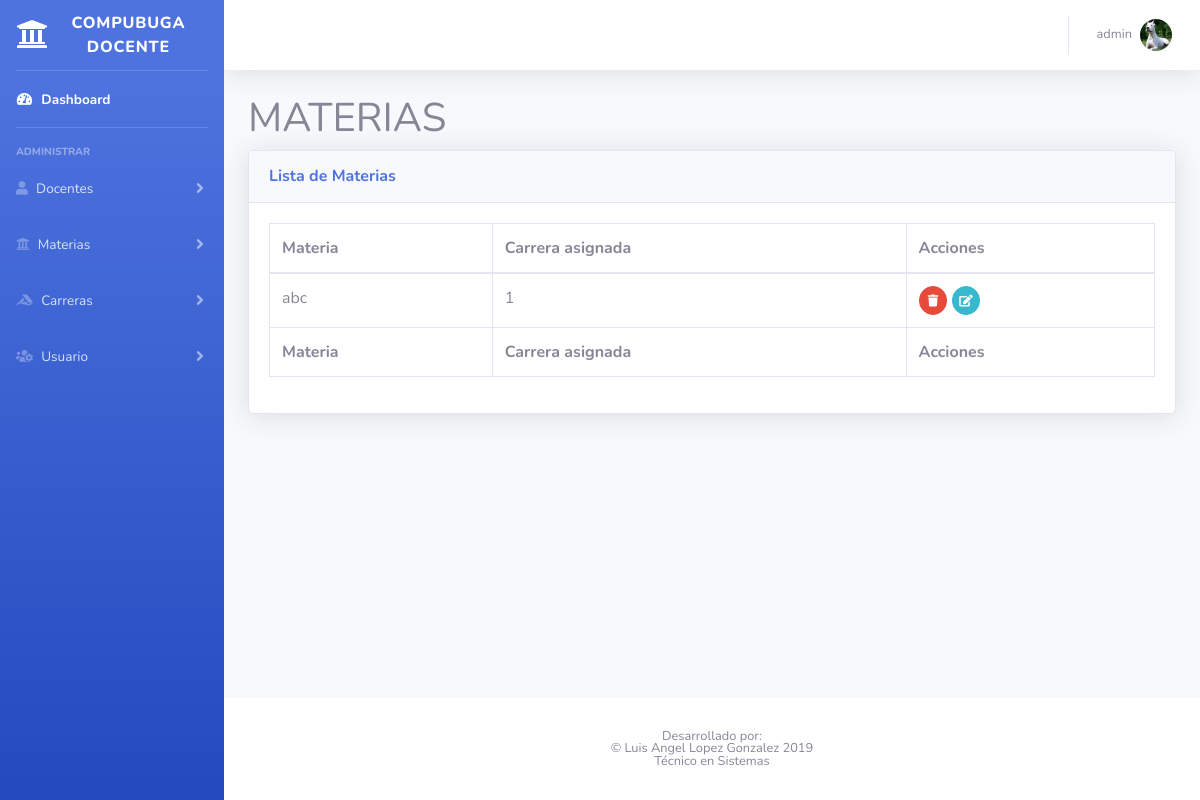
/materias/materiasAdministrarVista.php (signed in), run on an earlier commit of the app's database.
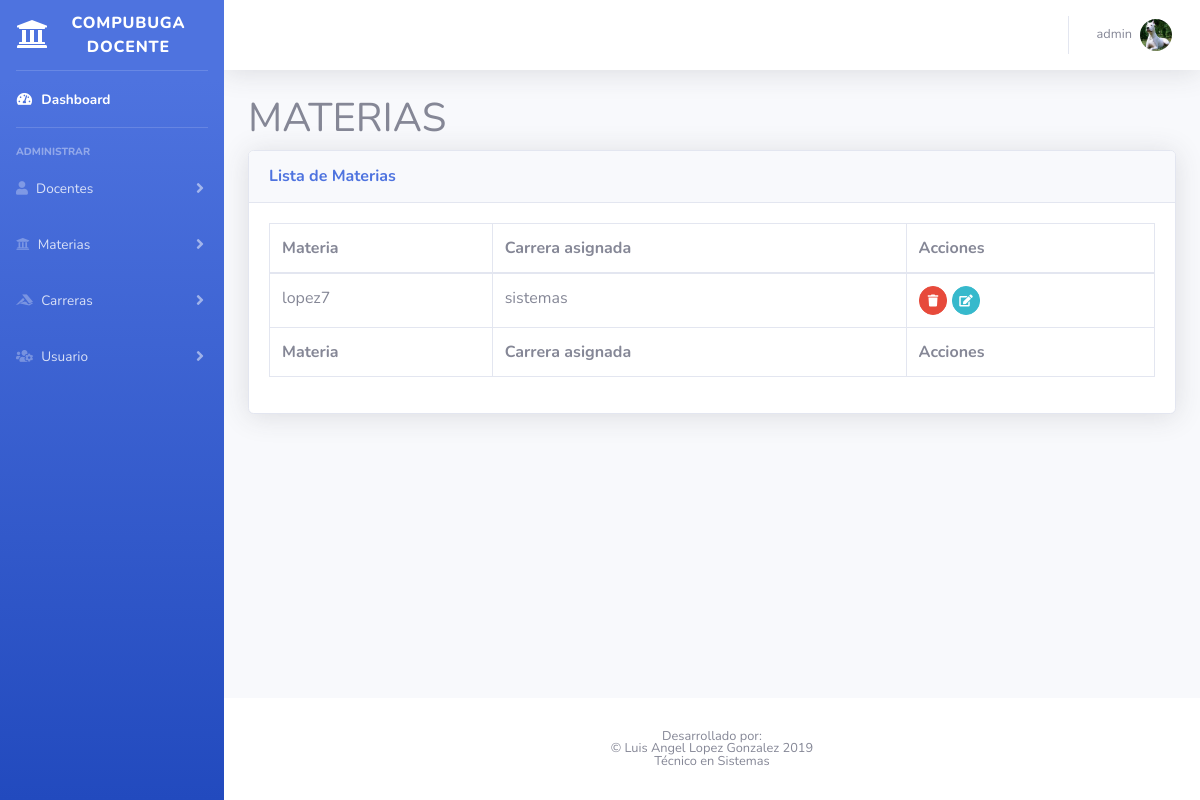
And on a later commit of the database.
### tables this page shows
CREATE TABLE `materia` (
  `id` int(11) NOT NULL,
  `nombre` varchar(100) NOT NULL,
  `carrera` varchar(100) NOT NULL
);

### materias/materiasModelo.php (called while the page is built, shortened)
<?php
include_once '../conexion.php';
class materiasModelo {
    function mostrarTodos() {
        global $link;
        $consulta = "SELECT * FROM `materia`";
        $query = mysqli_query($link, $consulta);
        return $query;
    }
}
?>

### materias/materiasAdministrarVista.php (the view, shortened to what this page needs)
<!DOCTYPE html>
<html lang="en">
    <head>
        <link href="../vendor/fontawesome-free/css/all.min.css" rel="stylesheet" type="text/css">
        <link href="../css/sb-admin-2.min.css" rel="stylesheet">
    </head>
    <body id="page-top">
        <div id="wrapper">
            <?php
            include_once '../componets/menu.php';
            ?>
            <div id="content-wrapper" class="d-flex flex-column">
                <div id="content">
                    <?php
                    include_once '../componets/navBar.php';
                    ?>
                    <div class="container">
                        <h1>MATERIAS</h1>
                        <div class="card shadow mb-4">
                            <div class="card-header py-3">
                                <h6 class="m-0 font-weight-bold text-primary">Lista de Materias</h6>
                            </div>
                            <div class="card-body">
                                <div class="table-responsive">
                                    <table class="table table-bordered" id="dataTable" width="100%" cellspacing="0">
                                        <thead>
                                            <tr>
                                                <th>Materia</th>
                                                <th>Carrera asignada</th>
                                                <th>Acciones</th>
                                            </tr>
                                        </thead>
                                        <tfoot>
                                            <tr>
                                                <th>Materia</th>
                                                <th>Carrera asignada</th>
                                                <th>Acciones</th>
                                            </tr>
                                        </tfoot>
                                        <tbody>
                                            <?php
                                            include_once "materiasModelo.php";
                                            $materiasModelo = new materiasModelo();
                                            $result = $materiasModelo->mostrarTodos();
                                            while ($fila = mysqli_fetch_array($result)) {
                                                if ($fila != NULL) {
                                                    echo '<tr>
                                            <td>' . $fila['nombre'] . '</td>
                                            <td>' . $fila['carrera'] . '</td>
                                            <td>
                                               <a href="#" onclick="eliminarModal(' . $fila['id'] . ')" class="btn btn-danger btn-circle btn-sm" data-toggle="tooltip" data-placement="bottom" title="Eliminar">
                                                <i class="fas fa-trash"></i>
                                                </a>
                                               </a>
                                                <a href="materiasModificarVista.php?id=' . $fila['id'] . '" class="btn btn-info btn-circle btn-sm" data-toggle="tooltip" data-placement="bottom" title="Modificar">
                                                <i class="fas fa-edit"></i>
                                                </a>
                                            </td>
                                        </tr>';
                                                }
                                            }
                                            ?>
                                        </tbody>
                                    </table>
                                </div>
                            </div>
                        </div>
                    </div>
                </div>
                <?php
                include_once '../componets/footer.php';
                ?>
            </div>
        </div>
    </body>
</html>

What changed in the data, as far as the page shows it:
removed materia: nombre "abc", carrera "1"
added materia: nombre "lopez7", carrera "sistemas"
